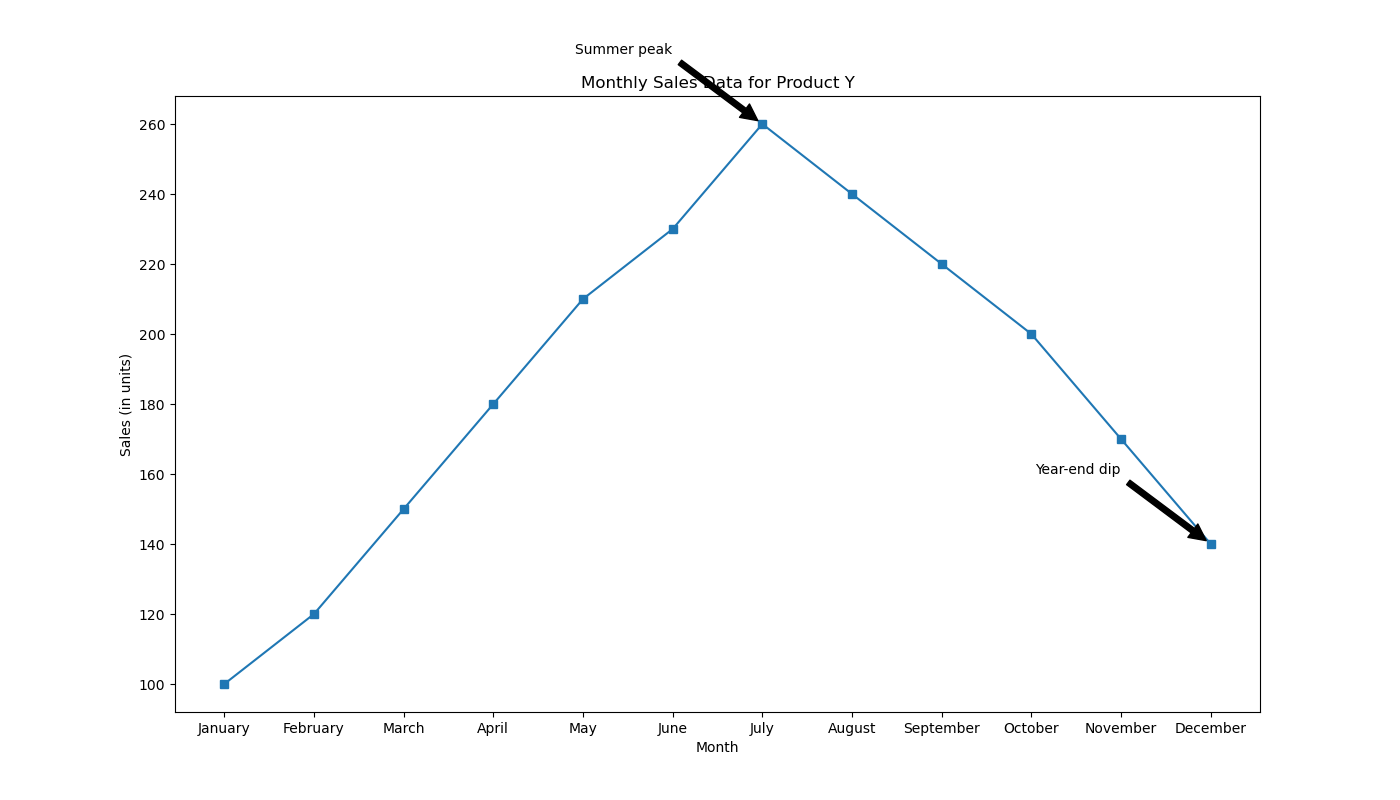

Source code (Python):

import matplotlib.pyplot as plt

# Data
months = ["January", "February", "March", "April", "May", "June", "July", "August", "September", "October", "November", "December"]
sales = [100, 120, 150, 180, 210, 230, 260, 240, 220, 200, 170, 140]

plt.figure(figsize=(14, 8))

# Plotting the line chart
plt.plot(months, sales, color="#1f77b4", marker='s')

# Adding annotations for specific points
plt.annotate('Summer peak', xy=('July', 260), xytext=('June', 280),
             arrowprops=dict(facecolor='black', shrink=0.05),
             horizontalalignment='right')
plt.annotate('Year-end dip', xy=('December', 140), xytext=('November', 160),
             arrowprops=dict(facecolor='black', shrink=0.05),
             horizontalalignment='right')

# Title and labels
plt.title('Monthly Sales Data for Product Y')
plt.xlabel('Month')
plt.ylabel('Sales (in units)')

# Show the chart
plt.show()
